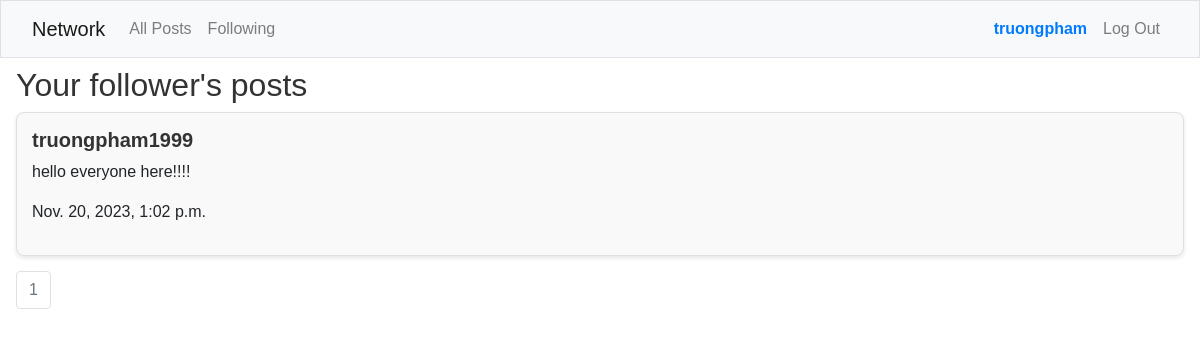
Screenshot of /following_page (signed in) with the database file from the repository.
### network/models.py (models this page shows, shortened)
class User(AbstractUser):
    pass

class Post(models.Model):
    content = models.CharField(max_length=1000)
    poster = models.ForeignKey(User, on_delete=models.CASCADE, related_name='posts')
    date = models.DateTimeField(auto_now_add=True)

### network/views.py (the view)
# urls.py: path("following_page", views.following_page, name="following_page"),
def following_page(request):
    if request.user.is_authenticated:
        followed_users = User.objects.filter(followed__follower=request.user)
        posts = Post.objects.filter(poster__in=followed_users).order_by('-date')
        posts, previous_page, next_page = paginate_posts(posts, request.GET.get('page'), 2)
        return render(request, "network/following.html", {
            "posts": posts,
            "previous_page": previous_page,
            "next_page": next_page,
        })
    else:
        return HttpResponseRedirect(reverse("login"))

### network/views.py (called while the page is built)
def paginate_posts(posts, page_number, posts_per_page):
    paginator = Paginator(posts, posts_per_page)
    page = page_number
    try:
        posts = paginator.page(page)
    except PageNotAnInteger:
        posts = paginator.page(1)
    except EmptyPage:
        posts = paginator.page(paginator.num.pages)
    previous_page = posts.previous_page_number() if posts.has_previous() else None
    next_page = posts.next_page_number() if posts.has_next() else None
    return posts, previous_page, next_page

### network/templates/network/following.html (shortened to what this page needs)
{% extends "network/layout.html" %}
{% block body %}
    <div class="mt-2 mx-3">
        <h2>Your follower's posts</h2>
        {% for post in posts %}
            <div class="post-form mt-1 text-left">
                <a href="{% url 'profile' post.poster.id %}"><h5><strong>{{ post.poster }}</strong></h5></a>
                <p>{{ post.content }}</p>
                <p>{{ post.date }}</p>
            </div>
        {% endfor %}
        <nav aria-label="Page navigation example">
            <ul class="pagination">
                <li class="page-item disabled"><span class="page-link color-type">{{ posts.number }}</span></li>
            </ul>
        </nav>
    </div>
{% endblock %}

### network/templates/network/layout.html (shortened to what this page needs)
{% load static %}
<!DOCTYPE html>
<html lang="en">
    <head>
        <link rel="stylesheet" href="https://stackpath.bootstrapcdn.com/bootstrap/4.4.1/css/bootstrap.min.css">
        <link rel="stylesheet" href="https://cdn.jsdelivr.net/npm/bootstrap-icons@1.8.1/font/bootstrap-icons.css">
        <link href="{% static 'network/styles.css' %}" rel="stylesheet">
    </head>
    <body>
        <nav class="bg-light border navbar navbar-expand-md navbar-light">
            <div class="container-fluid">
                <a class="navbar-brand" href="{% url 'index' %}">Network</a>
                <div class="collapse navbar-collapse justify-content-between" id="navbar">
                    <ul class="navbar-nav">
                        {% if user.is_authenticated %}
                            <li class="nav-item">
                                <a class="nav-link" href="{% url 'index' %}">All Posts</a>
                            </li>
                            <li class="nav-item">
                                <a class="nav-link" href="{% url 'following_page' %}">Following</a>
                            </li>
                        {% else %}
                            <li class="nav-item">
                                <a class="nav-link" href="{% url 'index' %}">All Posts</a>
                            </li>
                        {% endif %}
                    </ul>
                    <ul class="navbar-nav">
                        {% if user.is_authenticated %}
                            <li class="nav-item">
                                <a class="nav-link" href="{% url 'profile' user.id %}"><strong style="color: #007bff;">{{ user.username }}</strong></a>
                            </li>
                            <li class="nav-item">
                                <a class="nav-link" href="{% url 'logout' %}">Log Out</a>
                            </li>
                        {% endif %}
                    </ul>
                </div>
            </div>
        </nav>
        <div class="body">
            {% block body %}
            {% endblock %}
        </div>
    </body>
</html>

### network/static/network/styles.css (style rules this page uses)
.post-form { border: 2px solid #ccc; padding: 10px; margin-bottom: 10px; border-radius: 7px; }
.color-type { color: grey; }
.post-form { background-color: #f9f9f9; border: 1px solid #e0e0e0; padding: 15px; margin-bottom: 15px; border-radius: 8px; box-shadow: 0 2px 4px rgba(0, 0, 0, 0.1); }
body { font-family: 'Arial', sans-serif; }
h2, h4, h5 { color: #333; }

### rows the page displays
User: username "truongpham"
Post: poster "truongpham1999", content "hello everyone here!!!!", date "Nov. 20, 2023, 1:02 p.m."

### other values shown
{{ posts.number }} "1"
